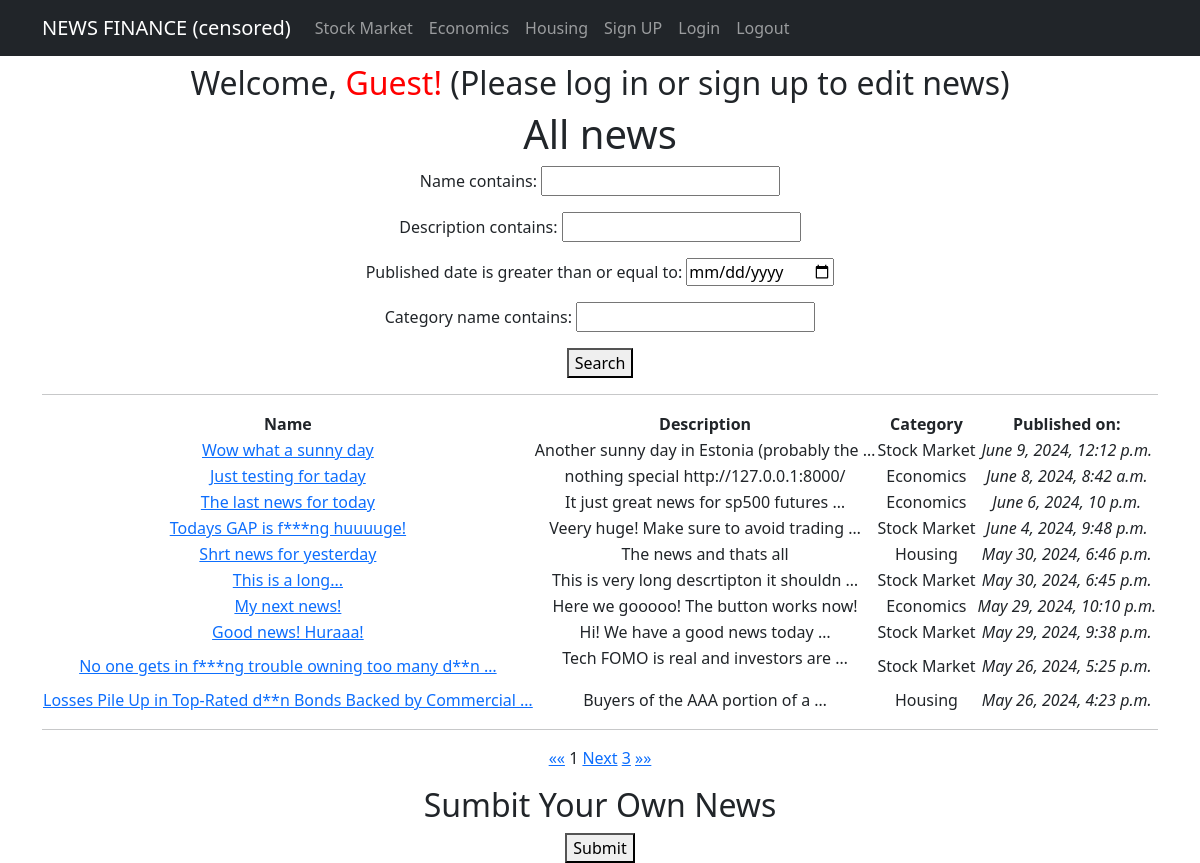
Before: /news/ with the older database file.
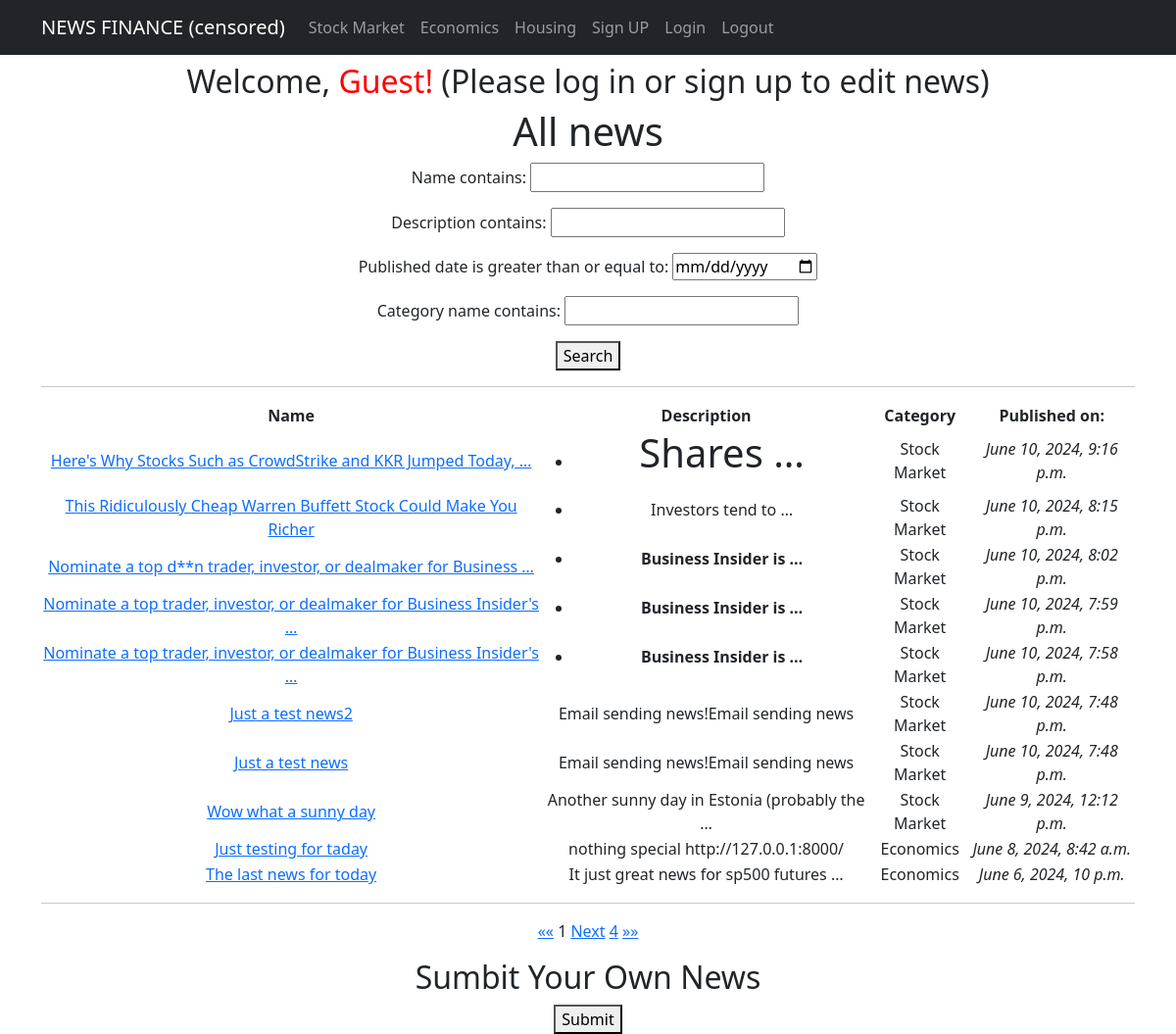
After: the same page with the newer database file.
### app/models.py (models this page shows, shortened)
class News(models.Model):
    name = models.CharField(max_length=150, unique=True)
    description = models.TextField()
    published_date = models.DateTimeField(auto_now_add=True)
    category = models.ForeignKey(to='Category', on_delete=models.CASCADE, related_name='news')
    class Meta:
        verbose_name_plural = "News"

class Category(models.Model):
    name = models.CharField(max_length=100, unique=True)
    class Meta:
        verbose_name_plural = "Categories"

### app/views.py (the view)
# urls.py: path('news/', NewsList.as_view(), name='news_list'),  # General news page
class NewsList(ListView):
    model = News
    ordering = ['-published_date']
    template_name = 'news_list.html'
    context_object_name = 'news_list'
    paginate_by = 10     # number of entries per page
    def get_queryset(self):
        queryset = super().get_queryset()
        self.filterset = NewsFilter(self.request.GET, queryset)
        return self.filterset.qs
    def get_context_data(self, **kwargs):
        context = super().get_context_data(**kwargs)
        context['filterset'] = self.filterset
        return context

### app/templatetags/custom_filters.py (called while the page is built)
@register.filter(name='censor_bad_words')
def censor_bad_words(value):
    words = value.split()
    censored_words = [BAD_WORDS.get(word, word) for word in words]
    return ' '.join(censored_words)

### templates/news_list.html (shortened to what this page needs)
{% extends 'flatpages/default.html' %}
{% load custom_filters %}
{% block content %}
<h1>All news</h1>
   <form method="get">
       {{ filterset.form.as_p }}
       <button type="submit">Search</button>
   </form>
<hr>
<table>
       <tr>
           <td><strong>Name</strong></td>
           <td><strong>Description</strong></td>
           <td><strong>Category</strong></td>
           <td><strong>Published on:</strong></td>
       </tr>
       {% for news_list in news_list %}
       <tr>
           <td>
                <a href="{% url 'news_detail' news_list.id %}">{{ news_list.name|censor_bad_words|truncatewords:10 }}</a>
           </td>
           <td>{{ news_list.description|truncatewords:7|safe }}</td>
           <td>{{ news_list.category.name }}</td>
           <td><i>{{ news_list.published_date }}</i></td>
       </tr>
       {% endfor %}
</table>
<hr>
<a href="?page=1">&laquo;&laquo;</a>
{{ page_obj.number }}
{% if page_obj.has_next %}
    <a href="?{{ request.GET.urlencode }}&page={{ page_obj.next_page_number }}">Next</a>
    {% if paginator.num_pages != page_obj.next_page_number %}
        <a href="?page={{ page_obj.paginator.num_pages }}">{{ page_obj.paginator.num_pages }}</a>
    {% endif %}
{% endif %}
<a href="?page={{ page_obj.paginator.num_pages }}">&raquo;&raquo;</a>
<h2> Sumbit Your Own News </h2>
<a href="{% url 'create' %}"><button type="button">Submit</button>
</a>
{% endblock content %}

Changed rows visible on the page:
no longer on this page (row unchanged): News: name|censor_bad_words "Todays GAP is f***ng huuuuge!", description "Veery huge! Make sure to avoid trading …", category.name "Stock Market", published_date "June 4, 2024, 9:48 p.m."
no longer on this page (row unchanged): News: name|censor_bad_words "Shrt news for yesterday", description "The news and thats all", category.name "Housing", published_date "May 30, 2024, 6:46 p.m."
no longer on this page (row unchanged): News: name|censor_bad_words "This is a long...", description "This is very long descrtipton it shouldn …", category.name "Stock Market", published_date "May 30, 2024, 6:45 p.m."
no longer on this page (row unchanged): News: name|censor_bad_words "My next news!", description "Here we gooooo! The button works now!", category.name "Economics", published_date "May 29, 2024, 10:10 p.m."
no longer on this page (row unchanged): News: name|censor_bad_words "Good news! Huraaa!", description "Hi! We have a good news today …", category.name "Stock Market", published_date "May 29, 2024, 9:38 p.m."
no longer on this page (row unchanged): News: name|censor_bad_words "No one gets in f***ng trouble owning too many d**n …", description "Tech FOMO is real and investors are …", category.name "Stock Market", published_date "May 26, 2024, 5:25 p.m."
no longer on this page (row unchanged): News: name|censor_bad_words "Losses Pile Up in Top-Rated d**n Bonds Backed by Commercial …", description "Buyers of the AAA portion of a …", category.name "Housing", published_date "May 26, 2024, 4:23 p.m."
added News: name|censor_bad_words "Here's Why Stocks Such as CrowdStrike and KKR Jumped Today, …", description "Shares …", category.name "Stock Market", published_date "June 10, 2024, 9:16 p.m."
added News: name|censor_bad_words "This Ridiculously Cheap Warren Buffett Stock Could Make You Richer", description "Investors tend to …", category.name "Stock Market", published_date "June 10, 2024, 8:15 p.m."
added News: name|censor_bad_words "Nominate a top d**n trader, investor, or dealmaker for Business …", description "Business Insider is …", category.name "Stock Market", published_date "June 10, 2024, 8:02 p.m."
added News: name|censor_bad_words "Nominate a top trader, investor, or dealmaker for Business Insider's …", description "Business Insider is …", category.name "Stock Market", published_date "June 10, 2024, 7:59 p.m."
added News: name|censor_bad_words "Nominate a top trader, investor, or dealmaker for Business Insider's …", description "Business Insider is …", category.name "Stock Market", published_date "June 10, 2024, 7:58 p.m."
added News: name|censor_bad_words "Just a test news2", description "Email sending news!Email sending news", category.name "Stock Market", published_date "June 10, 2024, 7:48 p.m."
added News: name|censor_bad_words "Just a test news", description "Email sending news!Email sending news", category.name "Stock Market", published_date "June 10, 2024, 7:48 p.m."
Other visible differences:
{{ page_obj.paginator.num_pages }}: "3" → "4"
